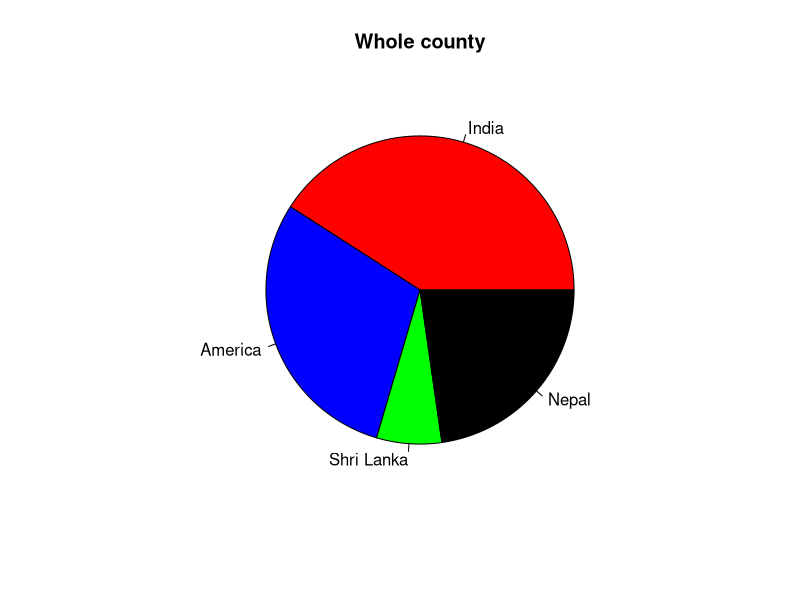

Reproduce this figure in R.
#   Pie charts and bar charts 
#       Creating data for graph
x=c(90,65,15,50)
colr=c('red','blue','green','black')
names=c('India',"America", "Shri Lanka","Nepal")
labels=c("india","America", "Shri Lanka","Nepal")
#   plotting the chart.
pie(x,labels=names,col=colr,main="Whole county")
